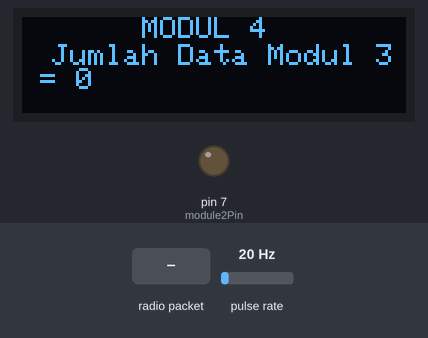
A sketch run on a simulated Arduino Uno, built with avr-gcc and run on an emulated ATmega328P. Parts: 128×32 one-colour display, output pins drawn as LEDs (lit = HIGH). Wiring (inferred from the names in the program): pulse sensor: data A0. The inputs (shaded band) are chosen by the test bench; at power-on: pulse rate 20 Hz. The display library's start-up logo is not drawn; no radio packets arrive unless stated; what the sketch prints to the serial monitor is not drawn.

Above: at 3.2 s.
3.3 s: radio packet "MODUL 2" arrives
At 3.44 s:
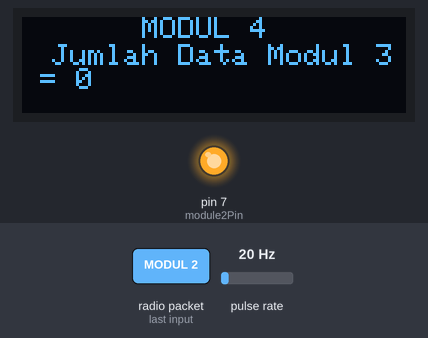
Timing chart, 0 to 6.3 s (numbered marks = the images above; inputs shaded):
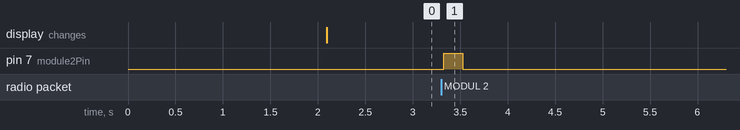

The sketch:

MODUL_4.ino
```cpp
#include <HardwareSerial.h>
#include <RF24.h>
#include <Wire.h>
#include <Adafruit_GFX.h>
#include <Adafruit_SSD1306.h>
#define SCREEN_WIDTH 128
#define SCREEN_HEIGHT 32
#define OLED_RESET -1
#define SCREEN_ADDRESS 0x3C

#define RXD0 3
#define TXD0 1

Adafruit_SSD1306 display(SCREEN_WIDTH, SCREEN_HEIGHT, &Wire, OLED_RESET);

//Konfigurasi Alamat
RF24 radio(4, 5);
const uint64_t beforeModuleIdmodul1 = 0xF0F0F0F0E2LL ;
const uint64_t beforeModuleIdmodul2 = 0xF0F0F0F0E3LL ;
const uint64_t beforeModuleId = 0xF0F0F0F0E4LL;
const uint64_t moduleId = 0xF0F0F0F0F2LL;
const uint16_t dev_id = 4;

//Time for Sending millis
unsigned long previousMillis = 0;
const long interval = 2000;

//Data
byte messageData[18];
byte newData2[6];
byte datagabung[24];

//Counter data yang diterima
bool dataReceived = false;
int  dataCounter = 0;
int  dataCounterNewCustomer = 0;

//Konfigurasi LED
const unsigned long ledDuration = 200;
unsigned long ledOnMillis = 0;
const int module2Pin = 7;

//Konfigurasi Flow sensor
unsigned long pulseDuration = 0;
const float pulseToCubicMeters = 0.00000247;
const int sensorPin = A0;
float totalLiters = 0;

//Konfigurasi
bool shouldRestart = true;

void setup() {

  //Set up radio Frekuensi
  radio.begin();
  radio.openReadingPipe(1, beforeModuleId);
  radio.setPALevel(RF24_PA_MAX);
  radio.setDataRate(RF24_2MBPS);
  radio.setChannel(85);
  pinMode(module2Pin, OUTPUT);
    Serial.begin(9600, SERIAL_8N1, RXD0, TXD0);

  //RESET
//  Serial.println("Restarting in 10 seconds");
//    delay(10000);
//    if (shouldRestart) {
//      ESP.restart();
//     }
//   else {
//    Serial.println("Restart completed, now running normally.");
//  }

   //LCD
  if (!display.begin(SSD1306_SWITCHCAPVCC, SCREEN_ADDRESS)) {
    Serial.println(F("SSD1306 allocation failed"));
      for (;;)
        ;
   }

  display.display();
  delay(2000);
  display.clearDisplay();
}

  void lcd() {
    display.clearDisplay();
    display.setTextSize(1);
    display.setTextColor(SSD1306_WHITE);

    // Center "MODUL 2" at the top
    int16_t x = (display.width() - 8 * 6) / 2; // Assuming 6 characters for "MODUL 2"
    int16_t y = 0;

    display.setCursor(x, y);
    display.print("MODUL 4");

    // Place "Jumlah Data Modul 1" below "MODUL 2"
    x = 10;
    y = 9;

    display.setCursor(x, y);
    display.print("Jumlah Data Modul 3 = ");
    display.println(dataCounterNewCustomer);
    display.display();
  }
unsigned long lastResponseTime = 0;
bool beforeModuleId2ResponseReceived = false;

void bacanrf() {

  //Setting Listening
  radio.openReadingPipe(1, beforeModuleId);
  radio.startListening();

  //Cek Radio
  if (radio.available()) {
    radio.read(&messageData, sizeof(messageData));
    dataReceived = true;
    dataCounter++;
    uint16_t customerId;
    memcpy(&customerId, &messageData[12], sizeof(customerId));
    if (customerId == 3) {
      dataCounterNewCustomer ++;
      beforeModuleId2ResponseReceived = true;
      lastResponseTime = millis();
    }
}

if (!beforeModuleId2ResponseReceived && millis() - lastResponseTime >= 5000) {
    radio.openReadingPipe(2, beforeModuleIdmodul2);
    radio.startListening();
  lcd(); // Update OLED display
}
if (!beforeModuleId2ResponseReceived || !radio.available()) {
    radio.openReadingPipe(3, beforeModuleIdmodul1);
    radio.startListening();
}
}

void gabungData(){
  memcpy(datagabung, &messageData, sizeof(messageData));
  // Salin data dari newData ke datagabung setelah messageData
  memcpy(datagabung + sizeof(messageData), &newData2, sizeof(newData2));
}

void kirimnrf12() {
  radio.stopListening();
  radio.openWritingPipe(moduleId);
  uint16_t cek_id;
  memcpy(&cek_id, &datagabung[18], sizeof(cek_id));
//  Serial.print("Cek point : ");
//    for(int i =0; i<24; i++)
//      Serial.print(datagabung[i]);
//    Serial.print(" => ");
//    Serial.println(static_cast<uint16_t>(cek_id));
  radio.write(&datagabung, sizeof(datagabung)); // Kirim data gabungan

  uint16_t customerIdModul1;
  float userTotalUsageModul1;

  memcpy(&customerIdModul1, &datagabung[0], sizeof(customerIdModul1));
  memcpy(&userTotalUsageModul1, &datagabung[2], sizeof(userTotalUsageModul1));

//  Serial.print("ID Pelanggan: ");
//  Serial.println(customerIdModul1);
//  Serial.print("Total Penggunaan Air: ");
//  Serial.print(userTotalUsageModul1, 2);
//  Serial.println(" m³");

  uint16_t customerIdModul2;
  float userTotalUsageModul2;

  memcpy(&customerIdModul2, &datagabung[6], sizeof(customerIdModul2));
  memcpy(&userTotalUsageModul2, &datagabung[8], sizeof(userTotalUsageModul2));

//  Serial.print("ID Pelanggan: ");
//  Serial.println(static_cast<uint16_t>(customerIdModul2));
//  Serial.print("Total Penggunaan Air: ");
//  Serial.print(userTotalUsageModul2, 2);
//  Serial.println(" m³");

  uint16_t customerIdModul3;
  float userTotalUsageModul3;

  memcpy(&customerIdModul3, &datagabung[12], sizeof(customerIdModul3));
  memcpy(&userTotalUsageModul3, &datagabung[14], sizeof(userTotalUsageModul3));

//  Serial.print("ID Pelanggan: ");
//  Serial.println(static_cast<uint16_t>(customerIdModul3));
//  Serial.print("Total Penggunaan Air: ");
//  Serial.print(userTotalUsageModul3, 2);
//  Serial.println(" m³");

  uint16_t customerIdModul4;
  float userTotalUsageModul4;

  memcpy(&customerIdModul4, &datagabung[18], sizeof(customerIdModul4));
  memcpy(&userTotalUsageModul4, &datagabung[20], sizeof(userTotalUsageModul4));

//  Serial.print("ID Pelanggan: ");
//  Serial.println(static_cast<uint16_t>(customerIdModul4));
//  Serial.print("Total Penggunaan Air: ");
//  Serial.print(userTotalUsageModul4, 2);
//  Serial.println(" m³");

    Serial.print("*");
    Serial.print(customerIdModul1);
    Serial.print(",");
    Serial.println(userTotalUsageModul1, 5);
    Serial.print("*");
    Serial.print(customerIdModul2);
    Serial.print(",");
    Serial.println(userTotalUsageModul2, 5);
    Serial.print("*");
    Serial.print(customerIdModul3);
    Serial.print(",");
    Serial.println(userTotalUsageModul3, 5);
    Serial.print("*");
    Serial.print(customerIdModul4);
    Serial.print(",");
    Serial.println(userTotalUsageModul4, 5);

//    Serial.print("*");
//    Serial.print(customerIdModul1);
//    Serial.print(",");
//    Serial.print(userTotalUsageModul1, 5);
//    Serial.print(",");
//    Serial.print(customerIdModul2);
//    Serial.print(",");
//    Serial.print(userTotalUsageModul2, 5);
//    Serial.print(",");
//    Serial.print(customerIdModul3);
//    Serial.print(",");
//    Serial.print(userTotalUsageModul3, 5);
//    Serial.print(",");
//    Serial.print(customerIdModul4);
//    Serial.print(",");
//    Serial.println(userTotalUsageModul4, 5);
}

void sensor() {

  // radio.stopListening();
  pulseDuration = pulseIn(sensorPin, FALLING);
  float currentLiters = pulseDuration * pulseToCubicMeters;
  totalLiters += currentLiters;

  const float newUserTotalUsage = totalLiters / 1000.0;

  memcpy(&newData2[0], &dev_id, sizeof(dev_id));
  memcpy(&newData2[2], &newUserTotalUsage, sizeof(newUserTotalUsage));

}

unsigned long rtimer0 = 0, timer0 = 1000;
unsigned long rtimer1 = 0, timer1 = 1500;
unsigned long previousCT2Millis = 0;
const long intervalCT2 = 50;

void loop() {
  unsigned long ct = millis();
  unsigned long ct2 = millis();
  unsigned long ct3 = millis();
  unsigned long currentMillis2 = millis();
  // unsigned long previousCT2Millis = millis();

 sensor();
 gabungData();

 if (currentMillis2 - previousCT2Millis >= intervalCT2) {
      bacanrf();
     previousCT2Millis = currentMillis2;
 }
   if (ct - rtimer0 >= timer0) {
    kirimnrf12();
//    for(int i =0; i<18; i++)
//      datagabung[i] = 0;
    rtimer0 = ct;
  }
//  if (ct - rtimer0 >= timer0) {
//    kirimnrf();
//    rtimer0 = ct;
//  }
//  if (ct2 - rtimer1 >= timer1) {
//    kirimnrf2();
//    rtimer1 = ct2;
//  }
  if (dataReceived) {
    digitalWrite(module2Pin, HIGH);
    ledOnMillis = millis();
    dataReceived = false;
  }
  if (millis() - ledOnMillis >= ledDuration) {
    digitalWrite(module2Pin, LOW);
  }
  lcd(); // Update OLED display
}
```

Measured:
- after the input at 3.3 s, pin 7 (module2Pin): LOW → HIGH at once, → LOW 0.20 s later
